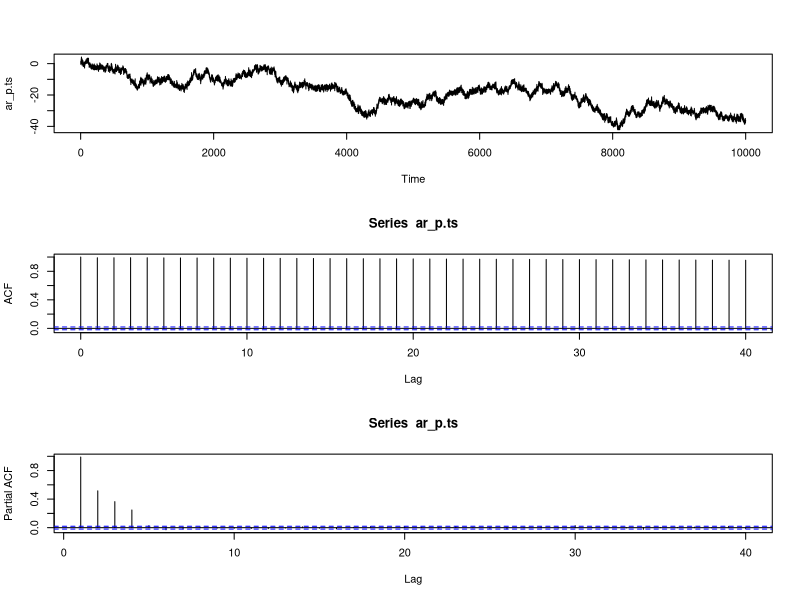

Recreate this plot in R.
#Simulate AR(p) process
N = 10000
#sum of weights should be <=1
weights = c(0.1,0.2,0.3,0.3,0.1)

set.seed(42)
noise = rnorm(N,0,1)

#for p=2
#X[1] = Z[1];
#for (t in 2:N){
#  X[t] = Z[t]+beta*X[t-1]
#}

ar_p = NULL
p = length(weights)
ar_p[1] = noise[1]
for (i in 2:p){
  ar_p[i] = noise[i] + as.numeric(t(matrix(weights[1:(i-1)]))%*%(matrix(ar_p[(i-1):1])))
}

#start (i+p) from p+1, ... , n
#X[p+1] = z[p+1] + w[1]*X[p] + ... + w[p]*X[1]
#X[n] = z[n] + w[1]*X[n-1] + ... + w[p]*X[n-p]
for (i in 1:(N-p)){
  ar_p[(i+p)]= noise[(i+p)] + as.numeric(t(matrix(weights))%*%(matrix(ar_p[(i+p-1):i])))
}
ar_p.ts = ts(ar_p)

# Plot correlation functions
par(mfrow=c(3,1))
plot(ar_p.ts)
acf(ar_p.ts)
pacf(ar_p.ts)
